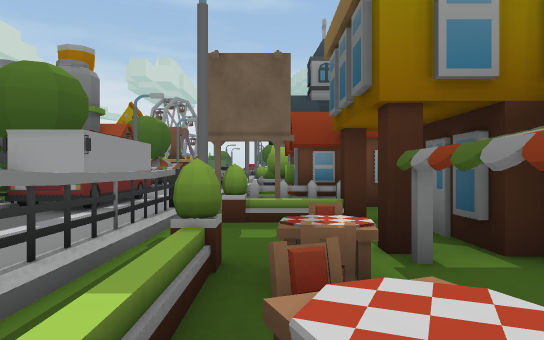
[1] (above)

23 first-person views from a walk through a scene from a Unity 3-D project. The camera is 1.4 m above the floor, looks level and sees 70° across. The floor is counted in squares, 2 m on a side. Each view is taken from the middle of a square. On the plan, view 1 faces up. The plan holds only what a view shows up to about 11 squares ahead; the rest is blank. The place goes on beyond the plan. The player character is not drawn.

[2]
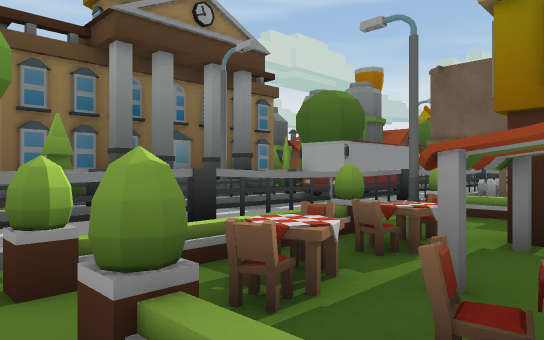

[3]
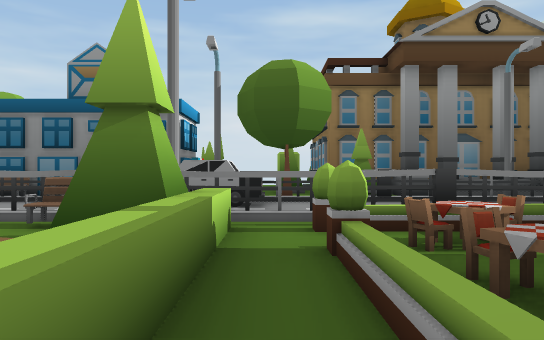

[4]
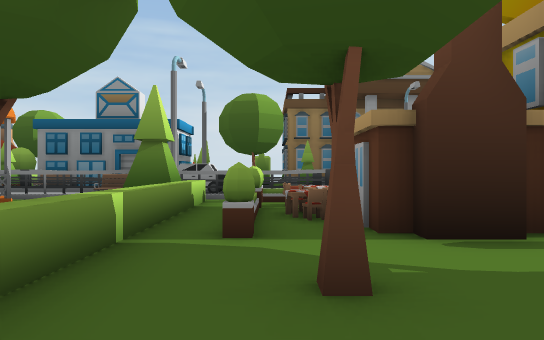

[5]
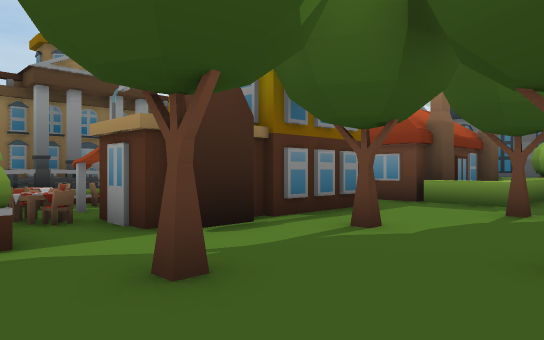

[6]
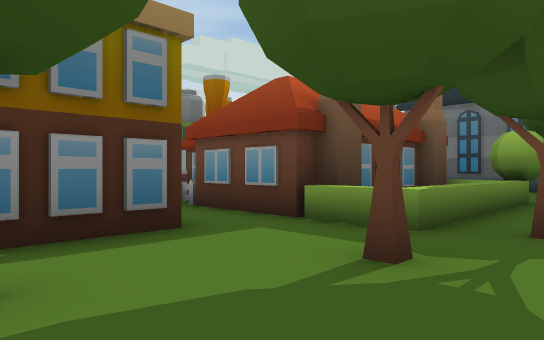

[7]
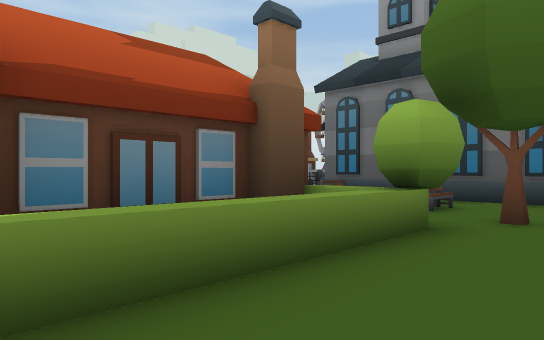

[8]
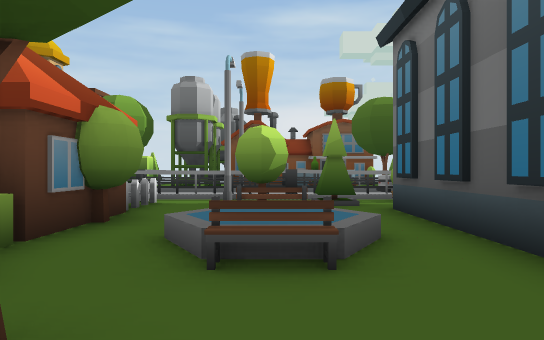

[9]
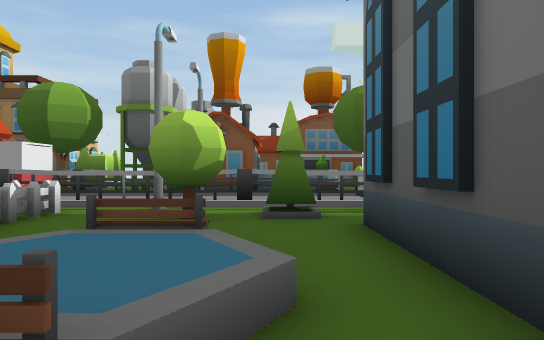

[10]
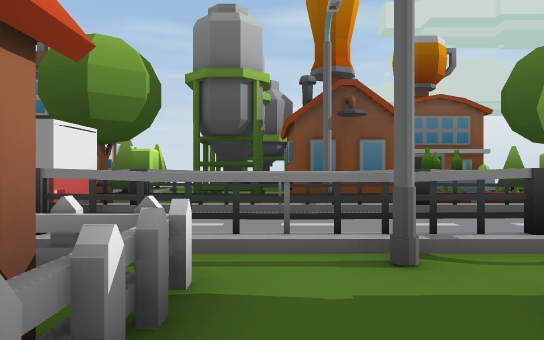

[11]
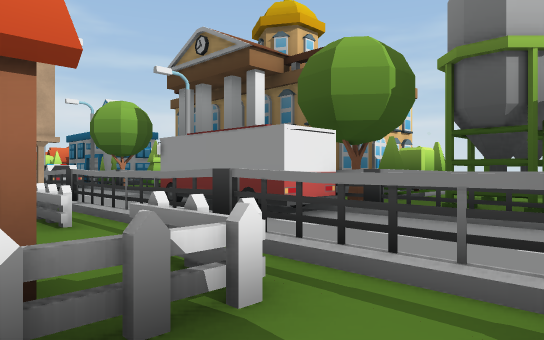

[12]
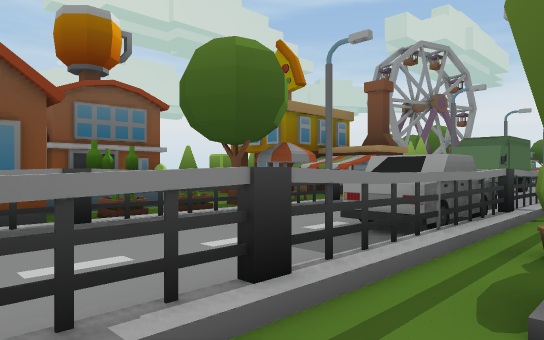

[13]
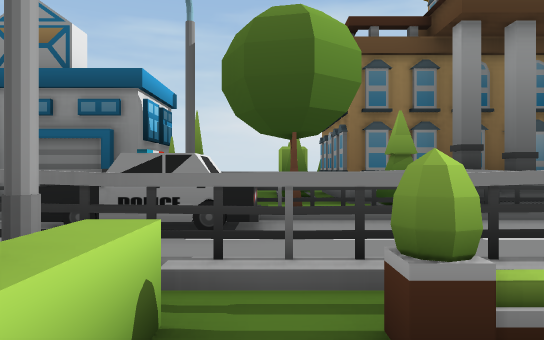

[14]
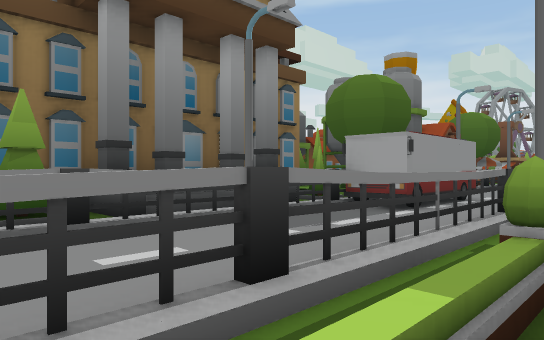

[15]
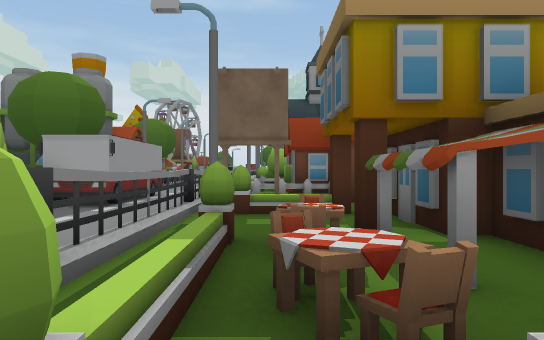

[16]
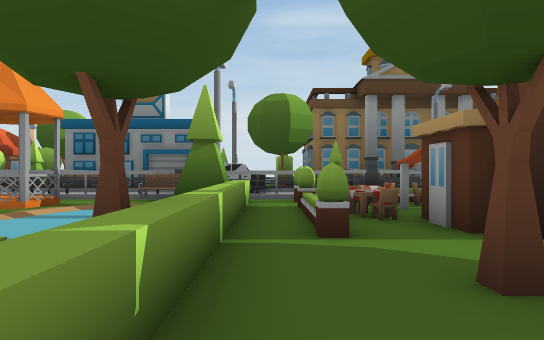

[17]
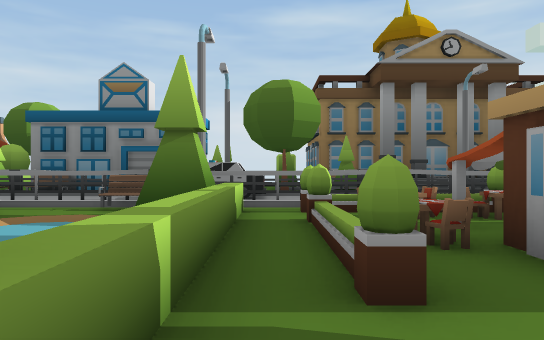

[18]
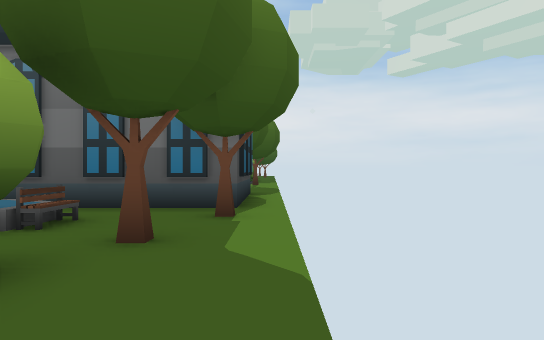

[19]
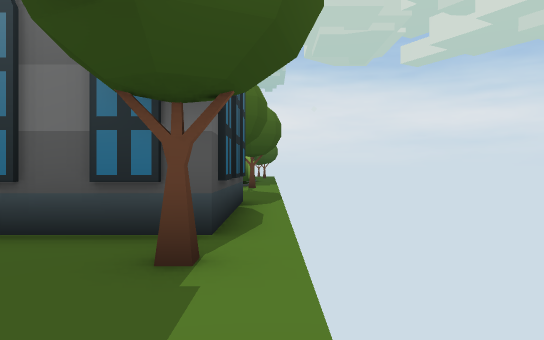

[20]
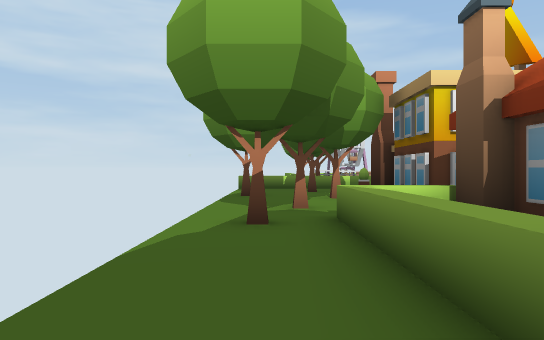

[21]
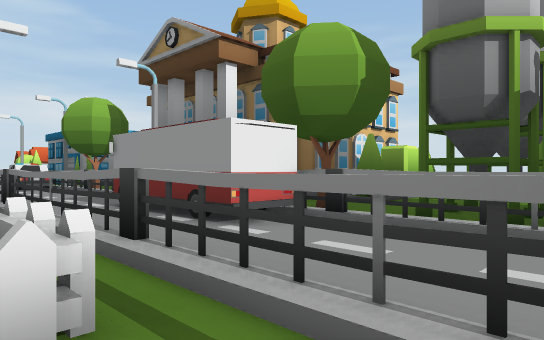

[22]
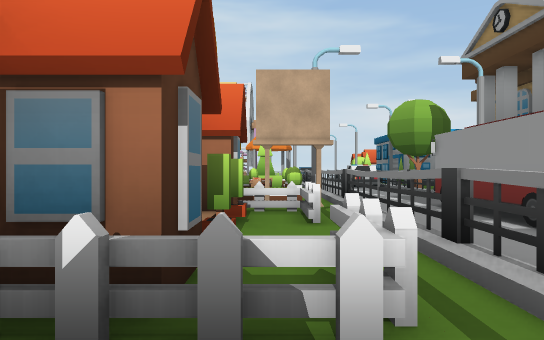

[23]
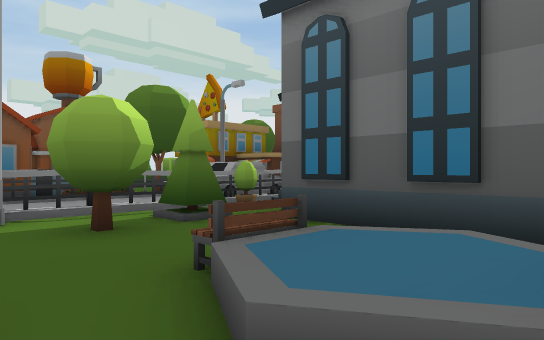

### Floor plan
Key: @ floor where view 1 was taken; # wall or solid block; x gap in a wall; . main floor; : floor 0.5 m higher than the main floor; / step, stairs or slope; = window, fence, low wall or low ledge; ^ raised ledge; F fence; T thing the floor can be seen under or through; R tree; B bus; I billboard; L lantern; P plant; C chair; A car; E bench; G bottle; O other object.
Columns run from 11 left of view 1 to 8 right of it. Each row starts with its distance up from view 1.
 20      C=# A=#      #.
 19 #   .R=#AA=##     #.
 18 #G G^G=#AAR.#######.
 17 #   G.= .T...##.##..
 16     ^G# .T.O.../..R.
 15      ## .x.RR.E:E...
 14      #L .TL..../..R.
 13   .=.== .T....R..R..
 12  ..#.#=T.TFF####^R..
 11  .....= .TTR#  # ^..
 10  ....R.BB#=.#  # ^..
  9 OO O.. BB##R#  # ^..
  8   ###O  B#FF####=^R.
  7     #..BB##F........
  6     #^##.xII.....R..
  5     #^L#.TLP####....
  4     #^##.T...###....
  3     #^= .TOO###.R...
  2     #O= .TOC####...R
  1  ####O= .TOC##C.....
  0 OO.O.  x.TO@C=OO.R..
 -1  ..   RAAT........ .
 -2      OLAA#LRR^^^R^^
 -3      . AA#ERR
 -4      # AA#E..
 -5      #=  #=OO

Positions as (right, up) in squares from view 1, and headings:
1: (0, 0), facing up
2: (2, -1), facing up-left
3: (4, -1), facing left
4: (8, 0), facing left
5: (8, -1), facing up-left
6: (8, 3), facing up-left
7: (8, 8), facing up-left
8: (8, 15), facing left
9: (6, 16), facing left
10: (2, 13), facing left
11: (1, 14), facing down-left
12: (0, 14), facing up-left
13: (1, -1), facing left
14: (0, 0), facing up-left
15: (0, -1), facing up
16: (8, -1), facing left
17: (6, -1), facing left
18: (8, 10), facing up
19: (8, 13), facing up
20: (7, 13), facing down
21: (0, 14), facing down-left
22: (0, 14), facing down
23: (5, 13), facing up-left
